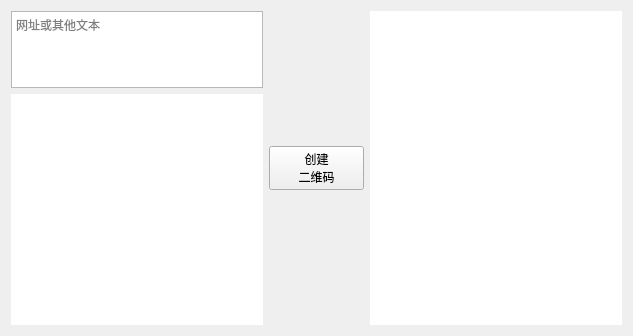
<?xml version="1.0" encoding="UTF-8"?>
<ui version="4.0">
 <class>MainWindow</class>
 <widget class="QWidget" name="MainWindow">
  <property name="geometry">
   <rect>
    <x>0</x>
    <y>0</y>
    <width>633</width>
    <height>336</height>
   </rect>
  </property>
  <property name="windowTitle">
   <string>艺术二维码生成器</string>
  </property>
  <property name="windowIcon">
   <iconset>
    <normaloff>images/window_icon.png</normaloff>images/window_icon.png</iconset>
  </property>
  <layout class="QHBoxLayout" name="horizontalLayout" stretch="42,16,42">
   <item>
    <layout class="QVBoxLayout" name="verticalLayout" stretch="25,75">
     <item>
      <widget class="QPlainTextEdit" name="plainTextEdit">
       <property name="placeholderText">
        <string>网址或其他文本</string>
       </property>
      </widget>
     </item>
     <item>
      <widget class="QWidget" name="widget" native="true">
       <property name="styleSheet">
        <string notr="true">#widget {
	background-color: white;
}</string>
       </property>
       <layout class="QHBoxLayout" name="horizontalLayout_2">
        <item>
         <widget class="QLabel" name="backgroundImageLabel">
          <property name="maximumSize">
           <size>
            <width>150</width>
            <height>150</height>
           </size>
          </property>
          <property name="cursor">
           <cursorShape>OpenHandCursor</cursorShape>
          </property>
          <property name="text">
           <string/>
          </property>
          <property name="pixmap">
           <pixmap>images/default_background.png</pixmap>
          </property>
          <property name="scaledContents">
           <bool>true</bool>
          </property>
         </widget>
        </item>
       </layout>
      </widget>
     </item>
    </layout>
   </item>
   <item>
    <layout class="QVBoxLayout" name="verticalLayout_2">
     <item>
      <widget class="QPushButton" name="pushButton">
       <property name="text">
        <string>创建
二维码</string>
       </property>
      </widget>
     </item>
    </layout>
   </item>
   <item>
    <layout class="QVBoxLayout" name="verticalLayout_3">
     <item>
      <widget class="QWidget" name="widget_2" native="true">
       <property name="styleSheet">
        <string notr="true">#widget_2 {
	background-color: white;
}</string>
       </property>
       <layout class="QHBoxLayout" name="horizontalLayout_3">
        <item>
         <widget class="QLabel" name="qrcodeLabel">
          <property name="maximumSize">
           <size>
            <width>220</width>
            <height>220</height>
           </size>
          </property>
          <property name="cursor">
           <cursorShape>OpenHandCursor</cursorShape>
          </property>
          <property name="text">
           <string/>
          </property>
          <property name="pixmap">
           <pixmap>images/default_qrcode.png</pixmap>
          </property>
          <property name="scaledContents">
           <bool>true</bool>
          </property>
         </widget>
        </item>
       </layout>
      </widget>
     </item>
    </layout>
   </item>
  </layout>
 </widget>
 <resources/>
 <connections/>
</ui>
